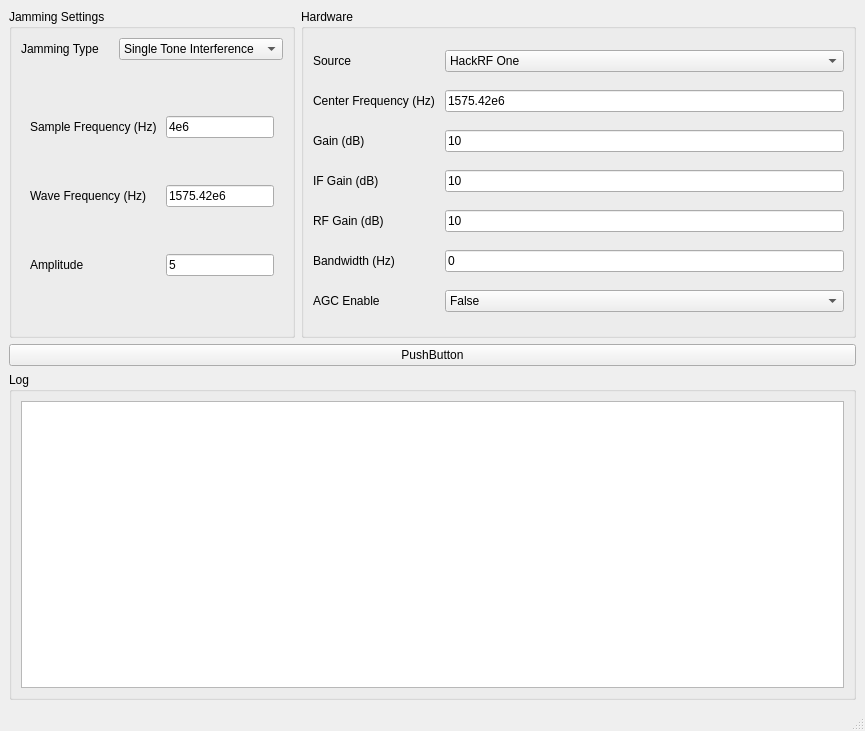
<?xml version="1.0" encoding="UTF-8"?>
<ui version="4.0">
 <class>MainWindow</class>
 <widget class="QMainWindow" name="MainWindow">
  <property name="geometry">
   <rect>
    <x>0</x>
    <y>0</y>
    <width>865</width>
    <height>731</height>
   </rect>
  </property>
  <property name="windowTitle">
   <string>MainWindow</string>
  </property>
  <widget class="QWidget" name="centralwidget">
   <layout class="QGridLayout" name="gridLayout">
    <item row="0" column="0">
     <widget class="QGroupBox" name="groupBox">
      <property name="title">
       <string>Jamming Settings</string>
      </property>
      <layout class="QGridLayout" name="gridLayout_2">
       <item row="0" column="1">
        <widget class="QComboBox" name="comboBox_type">
         <item>
          <property name="text">
           <string>Single Tone Interference</string>
          </property>
         </item>
         <item>
          <property name="text">
           <string>Chirp Interference</string>
          </property>
         </item>
         <item>
          <property name="text">
           <string>Square Interference</string>
          </property>
         </item>
         <item>
          <property name="text">
           <string>Triangle Interference</string>
          </property>
         </item>
         <item>
          <property name="text">
           <string>Saw Tooth Interference</string>
          </property>
         </item>
         <item>
          <property name="text">
           <string/>
          </property>
         </item>
        </widget>
       </item>
       <item row="1" column="0" colspan="2">
        <widget class="QStackedWidget" name="stackedWidget">
         <property name="currentIndex">
          <number>0</number>
         </property>
         <widget class="QWidget" name="page">
          <layout class="QGridLayout" name="gridLayout_4">
           <item row="0" column="1">
            <widget class="QLineEdit" name="lineEdit_sampleFreq">
             <property name="text">
              <string>4e6</string>
             </property>
            </widget>
           </item>
           <item row="2" column="0">
            <widget class="QLabel" name="label_11">
             <property name="text">
              <string>Amplitude</string>
             </property>
            </widget>
           </item>
           <item row="1" column="0">
            <widget class="QLabel" name="label_10">
             <property name="text">
              <string>Wave Frequency (Hz) </string>
             </property>
            </widget>
           </item>
           <item row="1" column="1">
            <widget class="QLineEdit" name="lineEdit_WaveFreq">
             <property name="text">
              <string>1575.42e6</string>
             </property>
            </widget>
           </item>
           <item row="0" column="0">
            <widget class="QLabel" name="label_9">
             <property name="text">
              <string>Sample Frequency (Hz) </string>
             </property>
            </widget>
           </item>
           <item row="2" column="1">
            <widget class="QLineEdit" name="lineEdit_Amplitude">
             <property name="text">
              <string>5</string>
             </property>
            </widget>
           </item>
          </layout>
         </widget>
         <widget class="QWidget" name="page_2"/>
        </widget>
       </item>
       <item row="0" column="0">
        <widget class="QLabel" name="label">
         <property name="text">
          <string>Jamming Type</string>
         </property>
        </widget>
       </item>
      </layout>
     </widget>
    </item>
    <item row="0" column="1">
     <widget class="QGroupBox" name="groupBox_2">
      <property name="title">
       <string>Hardware</string>
      </property>
      <layout class="QGridLayout" name="gridLayout_3">
       <item row="3" column="0">
        <widget class="QLabel" name="label_5">
         <property name="text">
          <string>IF Gain (dB)</string>
         </property>
        </widget>
       </item>
       <item row="1" column="0">
        <widget class="QLabel" name="label_3">
         <property name="text">
          <string>Center Frequency (Hz) </string>
         </property>
        </widget>
       </item>
       <item row="5" column="0">
        <widget class="QLabel" name="label_7">
         <property name="text">
          <string>Bandwidth (Hz)</string>
         </property>
        </widget>
       </item>
       <item row="0" column="1">
        <widget class="QComboBox" name="comboBox_source">
         <item>
          <property name="text">
           <string>HackRF One</string>
          </property>
         </item>
        </widget>
       </item>
       <item row="2" column="0">
        <widget class="QLabel" name="label_4">
         <property name="text">
          <string>Gain (dB) </string>
         </property>
        </widget>
       </item>
       <item row="4" column="0">
        <widget class="QLabel" name="label_6">
         <property name="text">
          <string>RF Gain (dB)</string>
         </property>
        </widget>
       </item>
       <item row="0" column="0">
        <widget class="QLabel" name="label_2">
         <property name="text">
          <string>Source</string>
         </property>
        </widget>
       </item>
       <item row="6" column="0">
        <widget class="QLabel" name="label_8">
         <property name="text">
          <string>AGC Enable</string>
         </property>
        </widget>
       </item>
       <item row="1" column="1">
        <widget class="QLineEdit" name="lineEdit_centerFreq">
         <property name="text">
          <string>1575.42e6</string>
         </property>
        </widget>
       </item>
       <item row="2" column="1">
        <widget class="QLineEdit" name="lineEdit_gain">
         <property name="text">
          <string>10</string>
         </property>
        </widget>
       </item>
       <item row="3" column="1">
        <widget class="QLineEdit" name="lineEdit_IfGain">
         <property name="text">
          <string>10</string>
         </property>
        </widget>
       </item>
       <item row="4" column="1">
        <widget class="QLineEdit" name="lineEdit_RfGain">
         <property name="text">
          <string>10</string>
         </property>
        </widget>
       </item>
       <item row="5" column="1">
        <widget class="QLineEdit" name="lineEdit_Bandwidth">
         <property name="text">
          <string>0</string>
         </property>
        </widget>
       </item>
       <item row="6" column="1">
        <widget class="QComboBox" name="comboBox_agc">
         <item>
          <property name="text">
           <string>False</string>
          </property>
         </item>
         <item>
          <property name="text">
           <string>True</string>
          </property>
         </item>
        </widget>
       </item>
      </layout>
     </widget>
    </item>
    <item row="2" column="0" colspan="2">
     <widget class="QGroupBox" name="groupBox_3">
      <property name="title">
       <string>Log</string>
      </property>
      <layout class="QHBoxLayout" name="horizontalLayout">
       <item>
        <widget class="QTextEdit" name="textEdit"/>
       </item>
      </layout>
     </widget>
    </item>
    <item row="1" column="0" colspan="2">
     <widget class="QPushButton" name="pushButton">
      <property name="text">
       <string>PushButton</string>
      </property>
     </widget>
    </item>
   </layout>
  </widget>
  <widget class="QMenuBar" name="menubar">
   <property name="geometry">
    <rect>
     <x>0</x>
     <y>0</y>
     <width>865</width>
     <height>22</height>
    </rect>
   </property>
  </widget>
  <widget class="QStatusBar" name="statusbar"/>
 </widget>
 <resources/>
 <connections/>
</ui>
